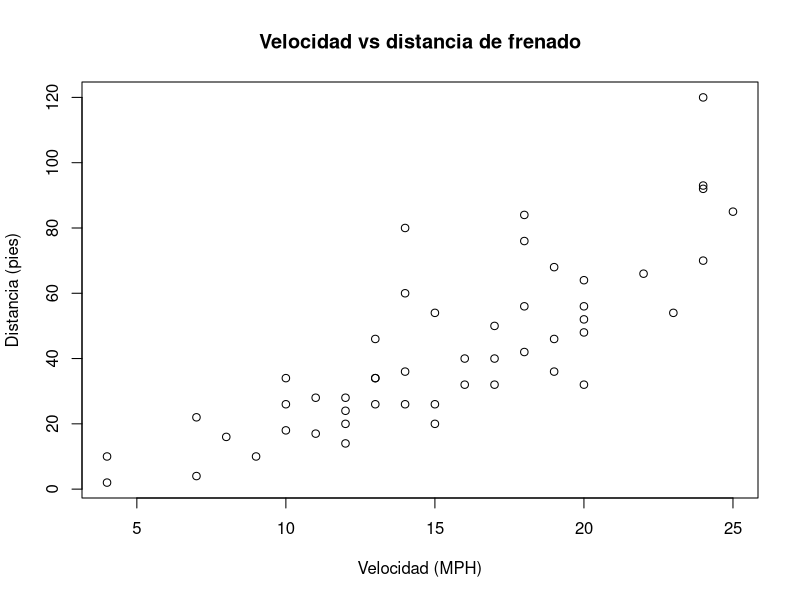

Recreate this plot in R.
## ---- chunk 1
#| label: graficacion-cars
#| include: true
#| echo: false

plot(
  x = cars$speed,
  y = cars$dist,
  main = "Velocidad vs distancia de frenado",
  xlab = "Velocidad (MPH)",
  ylab = "Distancia (pies)"
)
